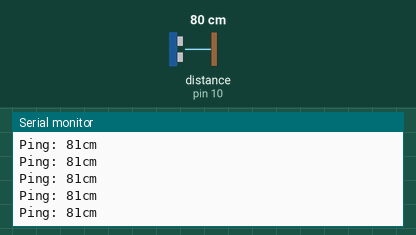
Simulated run of this sketch. Board: Arduino Uno, built with avr-gcc and run on an emulated ATmega328P. On the bench: the last lines printed to the serial monitor. Inputs (shaded band) come from the test bench; at power-on: distance to the obstacle (sensor on pin 10) 80 cm. The echo pulse lasts 58.3 µs per cm.

Above: at 1.2 s.
1.3 s: distance to the obstacle (sensor on pin 10) set to 2 cm
At 1.34 s:
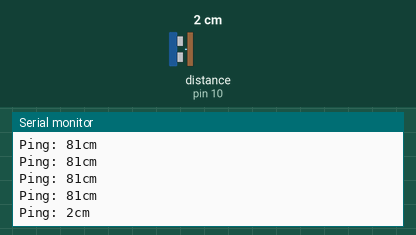
2.8 s: distance to the obstacle (sensor on pin 10) set to 60 cm
At 2.87 s:
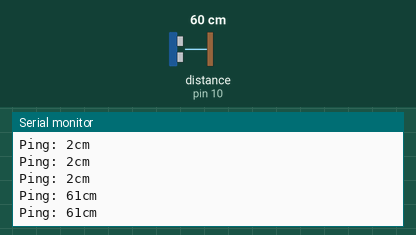
Timing chart, 0 to 5.8 s (numbered marks = the images above; inputs shaded):
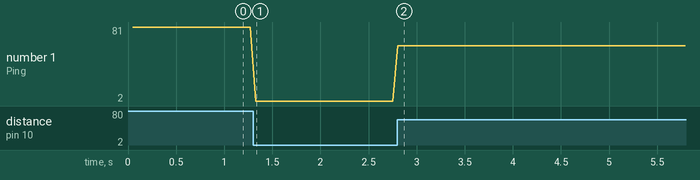

Measured:
- after the input at 1.3 s, the serial monitor: prints a new line at once (image 1)
- after the input at 2.8 s, the serial monitor: prints a new line at once (image 2)
- plotted number 1: 81 → 2 after the input at 1.3 s, 2 → 61 after the input at 2.8 s

The sketch:

sonar_ping_example.ino
```cpp
// ---------------------------------------------------------------------------
// Example NewPing library sketch that does a ping about 20 times per second.
// ---------------------------------------------------------------------------

#include <NewPing.h>

#define TRIGGER_PIN  9  // Arduino pin tied to trigger pin on the ultrasonic sensor.
#define ECHO_PIN     10  // Arduino pin tied to echo pin on the ultrasonic sensor.
#define MAX_DISTANCE 200 // Maximum distance we want to ping for (in centimeters). Maximum sensor distance is rated at 400-500cm.

NewPing sonar(TRIGGER_PIN, ECHO_PIN, MAX_DISTANCE); // NewPing setup of pins and maximum distance.

void setup() {
  Serial.begin(9600); // Open serial monitor at 115200 baud to see ping results.
}

void loop() {
  delay(50);                     // Wait 50ms between pings (about 20 pings/sec). 29ms should be the shortest delay between pings.
  Serial.print("Ping: ");
  Serial.print(sonar.ping_cm()); // Send ping, get distance in cm and print result (0 = outside set distance range)
  Serial.println("cm");
}
```
